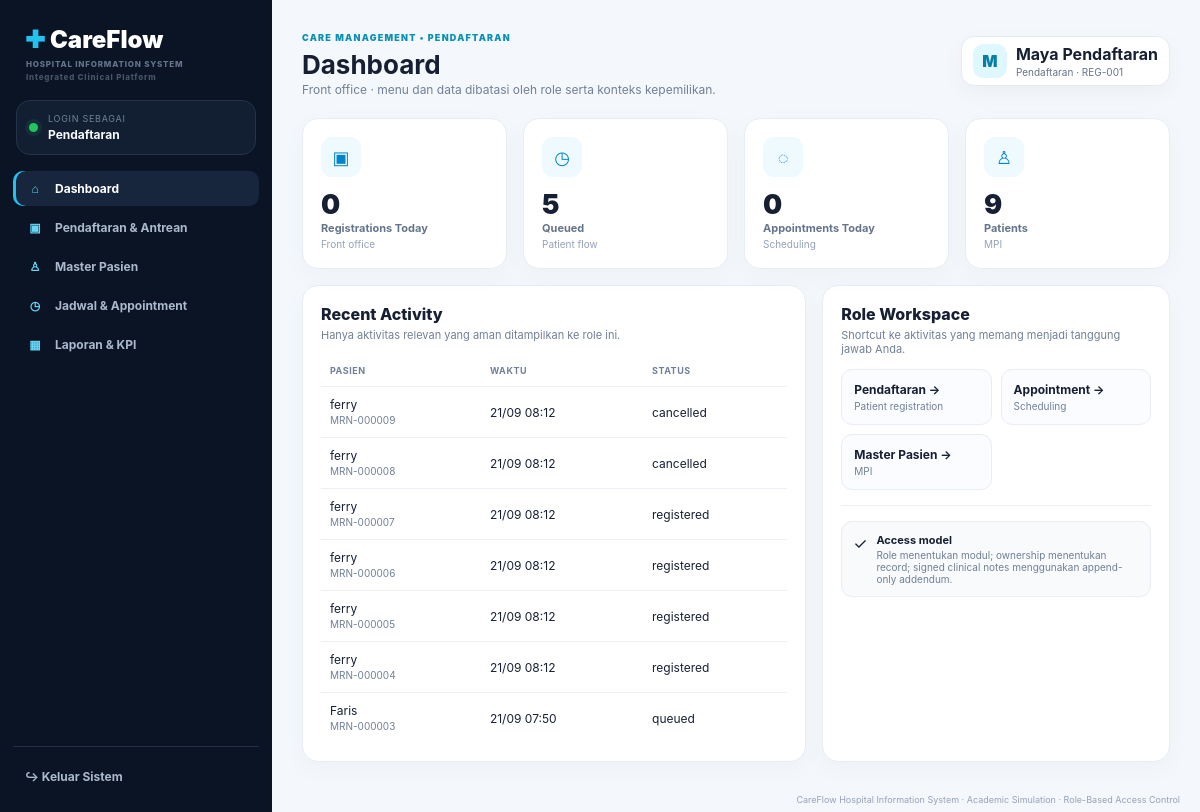
Screenshot of /hospital-system/ (signed in) with the database file from the repository.
### tables this page shows
CREATE TABLE `registrations` (
  `id` int(11) NOT NULL,
  `patient_id` int(11) NOT NULL,
  `registered_by` int(11) NOT NULL,
  `registration_date` datetime DEFAULT current_timestamp(),
  `visit_type` varchar(30) DEFAULT 'outpatient',
  `guarantor` varchar(80) DEFAULT NULL,
  `complaint` text DEFAULT NULL,
  `status` varchar(30) DEFAULT 'registered'
);

CREATE TABLE `patients` (
  `id` int(11) NOT NULL,
  `user_id` int(11) DEFAULT NULL,
  `mrn` varchar(30) NOT NULL,
  `name` varchar(120) NOT NULL,
  `gender` enum('male','female') NOT NULL,
  `birth_date` date NOT NULL,
  `blood_type` varchar(5) DEFAULT NULL,
  `phone` varchar(30) DEFAULT NULL,
  `address` text DEFAULT NULL,
  `created_at` timestamp NOT NULL DEFAULT current_timestamp(),
  `nik` varchar(30) DEFAULT NULL,
  `emergency_contact` varchar(120) DEFAULT NULL,
  `emergency_phone` varchar(30) DEFAULT NULL,
  `insurance` varchar(80) DEFAULT NULL
);

### hospital-system/config/auth.php (called while the page is built, shortened)
<?php
function base_url(): string { $script=str_replace('\\','/',$_SERVER['SCRIPT_NAME']??'/hospital-system/index.php'); $dir=rtrim(str_replace('\\','/',dirname($script)),'/'); return $dir==='/'?'':$dir; }
function url(string $path=''): string { return base_url().'/'.ltrim($path,'/'); }
function h(?string $v): string { return htmlspecialchars((string)($v ?? ''),ENT_QUOTES,'UTF-8'); }
?>

### hospital-system/index.php (the view, shortened to what this page needs)
<?php require_once __DIR__.'/config/database.php';require_once __DIR__.'/config/auth.php';require_login();$role=current_role();$page_title='Dashboard';$stats=[];$recent=[];$focus='';
if($role==='admin'){$stats=[['Active Users',(int)$pdo->query('SELECT COUNT(*) FROM users WHERE is_active=1')->fetchColumn(),'♙','Identity & access'],['Inactive Users',(int)$pdo->query('SELECT COUNT(*) FROM users WHERE is_active=0')->fetchColumn(),'⌁','Account control'],['System Tables',19,'▦','Schema health'],['Audit Events',(int)$pdo->query('SELECT COUNT(*) FROM audit_logs')->fetchColumn(),'⌘','Traceability']];$focus='IT administration & system governance';$recent=$pdo->query("SELECT role,COUNT(*) jumlah FROM users GROUP BY role ORDER BY jumlah DESC")->fetchAll();}
elseif($role==='registration'){$stats=[['Registrations Today',(int)$pdo->query('SELECT COUNT(*) FROM registrations WHERE DATE(registration_date)=CURDATE()')->fetchColumn(),'▣','Front office'],['Queued',(int)$pdo->query("SELECT COUNT(*) FROM registrations WHERE status IN ('registered','queued')")->fetchColumn(),'◷','Patient flow'],['Appointments Today',(int)$pdo->query('SELECT COUNT(*) FROM appointments WHERE DATE(appointment_date)=CURDATE()')->fetchColumn(),'◌','Scheduling'],['Patients',(int)$pdo->query('SELECT COUNT(*) FROM patients')->fetchColumn(),'♙','MPI']];$focus='Front office';$recent=$pdo->query("SELECT r.registration_date,p.mrn,p.name,r.visit_type,r.status FROM registrations r JOIN patients p ON p.id=r.patient_id ORDER BY r.registration_date DESC LIMIT 8")->fetchAll();}
$page_subtitle=$focus.' · menu dan data dibatasi oleh role serta konteks kepemilikan.';include __DIR__.'/includes/header.php';?><div class="grid cards"><?php foreach($stats as $s):?><div class="card stat"><div class="icon"><?=h($s[2])?></div><div class="num"><?=is_float($s[1])?'Rp '.number_format($s[1],0,',','.'):number_format($s[1])?></div><div class="label"><?=h($s[0])?></div><div class="hint"><?=h($s[3])?></div></div><?php endforeach;?></div><div class="grid two" style="margin-top:16px"><div class="card"><div class="card-header"><div><h3 class="section-title">Recent Activity</h3><p class="section-subtitle">Hanya aktivitas relevan yang aman ditampilkan ke role ini.</p></div></div><div class="table-wrap"><table><?php if($role==='admin'):?><tr><th>Role</th><th>Users</th></tr><?php foreach($recent as $r):?><tr><td><?=h(role_label($r['role']))?></td><td><?=h((string)$r['jumlah'])?></td></tr><?php endforeach;?><?php elseif(in_array($role,['nurse','registration'],true)):?><tr><th>Pasien</th><th>Waktu</th><th>Status</th></tr><?php foreach($recent as $r):?><tr><td><?=h($r['name'])?><br><span class="mini"><?=h($r['mrn']??'')?></span></td><td><?=h(date('d/m H:i',strtotime($r[$role==='nurse'?'appointment_date':'registration_date'])))?></td><td><?=h($r['status'])?></td></tr><?php endforeach;?><?php elseif(in_array($role,['laboratory','radiology'],true)):?><tr><th>Pasien</th><th>Order</th><th>Priority</th><th>Status</th></tr><?php foreach($recent as $r):?><tr><td><?=h($r['name'])?></td><td><?=h($r['order_name'])?></td><td><?=h(strtoupper($r['priority']))?></td><td><?=h($r['status'])?></td></tr><?php endforeach;?><?php elseif(in_array($role,['cashier'],true)):?><tr><th>Invoice</th><th>Pasien</th><th>Total</th><th>Status</th></tr><?php foreach($recent as $r):?><tr><td><?=h($r['invoice_no'])?></td><td><?=h($r['name'])?></td><td>Rp <?=number_format($r['total'],0,',','.')?></td><td><?=h($r['status'])?></td></tr><?php endforeach;?><?php elseif($role==='pharmacist'):?><tr><th>Waktu</th><th>Pasien</th><th>Status</th></tr><?php foreach($recent as $r):?><tr><td><?=h(date('d/m H:i',strtotime($r['created_at'])))?></td><td><?=h($r['name'])?></td><td><?=h($r['status'])?></td></tr><?php endforeach;?><?php elseif($role==='medical_record'):?><tr><th>Waktu</th><th>Pasien</th><th>Status EMR</th></tr><?php foreach($recent as $r):?><tr><td><?=h(date('d/m H:i',strtotime($r['encounter_date'])))?></td><td><?=h($r['name'])?></td><td><?=h($r['clinical_status'])?></td></tr><?php endforeach;?><?php elseif($role==='management'):?><tr><th>Tanggal</th><th>Appointments</th></tr><?php foreach($recent as $r):?><tr><td><?=h($r['tanggal'])?></td><td><?=h((string)$r['jumlah'])?></td></tr><?php endforeach;?><?php elseif($role==='auditor'):?><tr><th>Waktu</th><th>User</th><th>Aksi</th><th>Modul</th></tr><?php foreach($recent as $r):?><tr><td><?=h(date('d/m H:i',strtotime($r['created_at'])))?></td><td><?=h($r['user_name']??'System')?></td><td><?=h($r['action'])?></td><td><?=h($r['module'])?></td></tr><?php endforeach;?><?php else:?><tr><th>Dokter</th><th>Waktu</th><th>Status</th></tr><?php foreach($recent as $r):?><tr><td><?=h($r['doctor'])?></td><td><?=h(date('d/m/Y H:i',strtotime($r['appointment_date'])))?></td><td><?=h($r['status'])?></td></tr><?php endforeach;?><?php endif;?></table></div></div>
<div class="card"><div class="card-header"><div><h3 class="section-title">Role Workspace</h3><p class="section-subtitle">Shortcut ke aktivitas yang memang menjadi tanggung jawab Anda.</p></div></div><?php $links=['admin'=>[['User & Access','user_management.php','Akun dan role'],['System Health','system_health.php','Schema dan health check']], 'doctor'=>[['SOAP / EMR','encounters.php','Dokumentasi klinis'],['CPOE','cpoe.php','Clinical orders'],['Resep','prescriptions.php','E-prescribing'],['Appointment','appointments.php','Jadwal praktik']], 'nurse'=>[['Antrean','registration.php','Patient flow'],['Vital Signs','vitals.php','Monitoring'],['Nursing Notes','nursing.php','Asuhan keperawatan'],['Appointment','appointments.php','Queue'],], 'pharmacist'=>[['Resep & Farmasi','prescriptions.php','Verification & dispensing'],['Stok Obat','medicines.php','Inventory'],['Laporan & KPI','reports.php','Pharmacy KPI']], 'cashier'=>[['Billing / Kasir','billing.php','Invoice & payment'],['Laporan & KPI','reports.php','Revenue cycle']], 'registration'=>[['Pendaftaran','registration.php','Patient registration'],['Appointment','appointments.php','Scheduling'],['Master Pasien','patients.php','MPI']], 'medical_record'=>[['SOAP / EMR','encounters.php','Review chart'],['Catatan Keperawatan','nursing.php','Review nursing documentation'],['Laporan & KPI','reports.php','Record completeness']], 'laboratory'=>[['CPOE / Order','cpoe.php','Lab worklist'],['Laboratorium','lab.php','Result verification']], 'radiology'=>[['CPOE / Order','cpoe.php','Imaging worklist'],['Radiologi','radiology.php','Reporting']], 'management'=>[['Laporan & KPI','reports.php','Executive KPI']], 'auditor'=>[['Audit Trail','audit.php','Traceability']], 'patient'=>[['Appointment','appointments.php','Jadwal saya'],['Vital Signs','vitals.php','Riwayat vital'],['Resep & Farmasi','prescriptions.php','Resep saya'],['Billing / Kasir','billing.php','Tagihan saya']]][$role]??[];?><div class="quick-grid"><?php foreach($links as $l):?><a class="quick" href="<?=h(url($l[1]))?>"><strong><?=h($l[0])?> →</strong><span><?=h($l[2])?></span></a><?php endforeach;?></div><div class="divider"></div><div class="notice"><div>✓</div><div><strong>Access model</strong><span>Role menentukan modul; ownership menentukan record; signed clinical notes menggunakan append-only addendum.</span></div></div></div></div><?php include __DIR__.'/includes/footer.php';?>

### rows the page displays
registrations: patient.name "ferry", patient.mrn "MRN-000009", registration_date "21/09 08:12", status "cancelled"
registrations: patient.name "ferry", patient.mrn "MRN-000008", registration_date "21/09 08:12", status "cancelled"
registrations: patient.name "ferry", patient.mrn "MRN-000007", registration_date "21/09 08:12", status "registered"
registrations: patient.name "ferry", patient.mrn "MRN-000006", registration_date "21/09 08:12", status "registered"
registrations: patient.name "ferry", patient.mrn "MRN-000005", registration_date "21/09 08:12", status "registered"
registrations: patient.name "ferry", patient.mrn "MRN-000004", registration_date "21/09 08:12", status "registered"
registrations: patient.name "Faris", patient.mrn "MRN-000003", registration_date "21/09 07:50", status "queued"

### other values shown
role_label($role) "Pendaftaran"
$item['icon'] "⌂"
$item['label'] "Dashboard"
$item['icon'] "▣"
$item['label'] "Pendaftaran & Antrean"
$item['icon'] "♙"
$item['label'] "Master Pasien"
$item['icon'] "◷"
$item['label'] "Jadwal & Appointment"
$item['icon'] "▦"
$item['label'] "Laporan & KPI"
role_label($role) "PENDAFTARAN"
$page_title "Dashboard"
$page_subtitle "Front office · menu dan data dibatasi oleh role serta konteks kepemilikan."
substr($_SESSION['user']['name'],0,1) "M"
